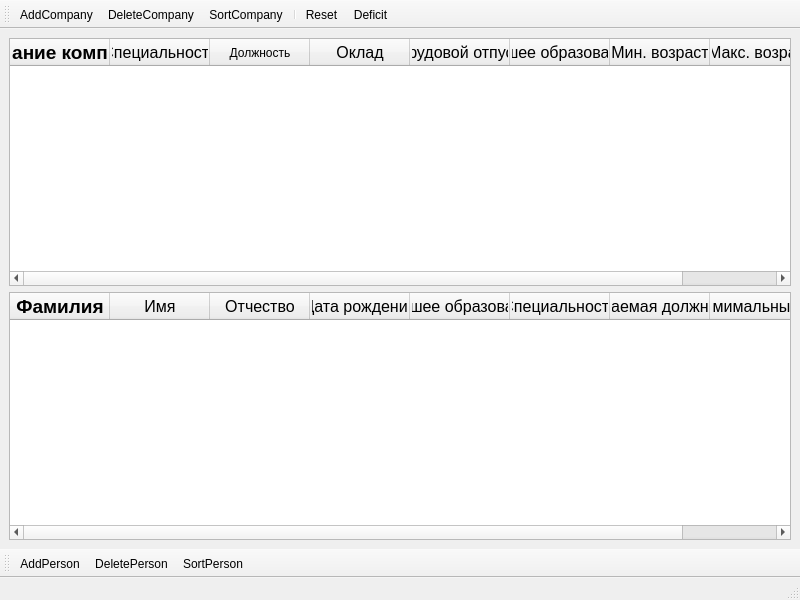
<?xml version="1.0" encoding="UTF-8"?>
<ui version="4.0">
 <class>MainWindow</class>
 <widget class="QMainWindow" name="MainWindow">
  <property name="geometry">
   <rect>
    <x>0</x>
    <y>0</y>
    <width>800</width>
    <height>600</height>
   </rect>
  </property>
  <property name="windowTitle">
   <string>Биржа труда</string>
  </property>
  <widget class="QWidget" name="centralwidget">
   <layout class="QGridLayout" name="gridLayout">
    <item row="1" column="1">
     <widget class="QTableWidget" name="tablePerson">
      <column>
       <property name="text">
        <string>Фамилия</string>
       </property>
       <property name="font">
        <font>
         <pointsize>14</pointsize>
         <bold>true</bold>
        </font>
       </property>
      </column>
      <column>
       <property name="text">
        <string>Имя</string>
       </property>
       <property name="font">
        <font>
         <pointsize>12</pointsize>
        </font>
       </property>
      </column>
      <column>
       <property name="text">
        <string>Отчество</string>
       </property>
       <property name="font">
        <font>
         <pointsize>12</pointsize>
        </font>
       </property>
      </column>
      <column>
       <property name="text">
        <string>Дата рождения</string>
       </property>
       <property name="font">
        <font>
         <pointsize>12</pointsize>
        </font>
       </property>
      </column>
      <column>
       <property name="text">
        <string>Высшее образование</string>
       </property>
       <property name="font">
        <font>
         <pointsize>12</pointsize>
        </font>
       </property>
      </column>
      <column>
       <property name="text">
        <string>Специальность</string>
       </property>
       <property name="font">
        <font>
         <pointsize>12</pointsize>
        </font>
       </property>
      </column>
      <column>
       <property name="text">
        <string>Желаемая должность</string>
       </property>
       <property name="font">
        <font>
         <pointsize>12</pointsize>
        </font>
       </property>
      </column>
      <column>
       <property name="text">
        <string>Минимимальный оклад</string>
       </property>
       <property name="font">
        <font>
         <pointsize>12</pointsize>
        </font>
       </property>
      </column>
     </widget>
    </item>
    <item row="0" column="1">
     <widget class="QTableWidget" name="tableCompany">
      <property name="gridStyle">
       <enum>Qt::SolidLine</enum>
      </property>
      <property name="sortingEnabled">
       <bool>false</bool>
      </property>
      <column>
       <property name="text">
        <string>Название компании</string>
       </property>
       <property name="font">
        <font>
         <pointsize>14</pointsize>
         <bold>true</bold>
        </font>
       </property>
       <property name="foreground">
        <brush brushstyle="NoBrush">
         <color alpha="255">
          <red>0</red>
          <green>0</green>
          <blue>0</blue>
         </color>
        </brush>
       </property>
      </column>
      <column>
       <property name="text">
        <string>Специальность</string>
       </property>
       <property name="font">
        <font>
         <pointsize>12</pointsize>
        </font>
       </property>
      </column>
      <column>
       <property name="text">
        <string>Должность</string>
       </property>
      </column>
      <column>
       <property name="text">
        <string>Оклад</string>
       </property>
       <property name="font">
        <font>
         <pointsize>12</pointsize>
        </font>
       </property>
      </column>
      <column>
       <property name="text">
        <string>Трудовой отпуск</string>
       </property>
       <property name="font">
        <font>
         <pointsize>12</pointsize>
        </font>
       </property>
      </column>
      <column>
       <property name="text">
        <string>Высшее образовавние</string>
       </property>
       <property name="font">
        <font>
         <pointsize>12</pointsize>
        </font>
       </property>
      </column>
      <column>
       <property name="text">
        <string>Мин. возраст</string>
       </property>
       <property name="font">
        <font>
         <pointsize>12</pointsize>
        </font>
       </property>
      </column>
      <column>
       <property name="text">
        <string>Макс. возраст</string>
       </property>
       <property name="font">
        <font>
         <pointsize>12</pointsize>
        </font>
       </property>
      </column>
     </widget>
    </item>
   </layout>
  </widget>
  <widget class="QStatusBar" name="statusbar"/>
  <widget class="QToolBar" name="toolCompany">
   <property name="windowTitle">
    <string>toolBar</string>
   </property>
   <attribute name="toolBarArea">
    <enum>TopToolBarArea</enum>
   </attribute>
   <attribute name="toolBarBreak">
    <bool>false</bool>
   </attribute>
   <addaction name="actionAddCompany"/>
   <addaction name="actionDeleteCompany"/>
   <addaction name="actionSortCompany"/>
   <addaction name="separator"/>
   <addaction name="actionReset"/>
   <addaction name="actionDefCompany"/>
  </widget>
  <widget class="QToolBar" name="toolPerson">
   <property name="windowTitle">
    <string>toolBar_2</string>
   </property>
   <attribute name="toolBarArea">
    <enum>BottomToolBarArea</enum>
   </attribute>
   <attribute name="toolBarBreak">
    <bool>false</bool>
   </attribute>
   <addaction name="actionAddPerson"/>
   <addaction name="actionDeletePerson"/>
   <addaction name="actionSortPerson"/>
  </widget>
  <action name="actionAddCompany">
   <property name="icon">
    <iconset resource="resourse.qrc">
     <normaloff>:/img/image/1709460043374.png</normaloff>:/img/image/1709460043374.png</iconset>
   </property>
   <property name="text">
    <string>AddCompany</string>
   </property>
   <property name="toolTip">
    <string>Добавить компанию в таблицу</string>
   </property>
   <property name="menuRole">
    <enum>QAction::NoRole</enum>
   </property>
  </action>
  <action name="actionDeleteCompany">
   <property name="icon">
    <iconset resource="resourse.qrc">
     <normaloff>:/img/image/1709473169011.png</normaloff>:/img/image/1709473169011.png</iconset>
   </property>
   <property name="text">
    <string>DeleteCompany</string>
   </property>
   <property name="toolTip">
    <string>Удалить выбранную компанию из таблицы</string>
   </property>
   <property name="menuRole">
    <enum>QAction::NoRole</enum>
   </property>
  </action>
  <action name="actionAddPerson">
   <property name="icon">
    <iconset resource="resourse.qrc">
     <normaloff>:/img/image/1709460043374.png</normaloff>:/img/image/1709460043374.png</iconset>
   </property>
   <property name="text">
    <string>AddPerson</string>
   </property>
   <property name="toolTip">
    <string>Добавить кандидата в таблицу</string>
   </property>
   <property name="menuRole">
    <enum>QAction::NoRole</enum>
   </property>
  </action>
  <action name="actionDeletePerson">
   <property name="icon">
    <iconset resource="resourse.qrc">
     <normaloff>:/img/image/1709473169011.png</normaloff>:/img/image/1709473169011.png</iconset>
   </property>
   <property name="text">
    <string>DeletePerson</string>
   </property>
   <property name="toolTip">
    <string>Удалить кандидата из таблицы</string>
   </property>
   <property name="menuRole">
    <enum>QAction::NoRole</enum>
   </property>
  </action>
  <action name="actionSortCompany">
   <property name="icon">
    <iconset resource="resourse.qrc">
     <normaloff>:/img/image/sort.png</normaloff>:/img/image/sort.png</iconset>
   </property>
   <property name="text">
    <string>SortCompany</string>
   </property>
   <property name="toolTip">
    <string>Сортировать компании по алфавиту</string>
   </property>
   <property name="menuRole">
    <enum>QAction::NoRole</enum>
   </property>
  </action>
  <action name="actionSortPerson">
   <property name="icon">
    <iconset resource="resourse.qrc">
     <normaloff>:/img/image/sort.png</normaloff>:/img/image/sort.png</iconset>
   </property>
   <property name="text">
    <string>SortPerson</string>
   </property>
   <property name="toolTip">
    <string>Сортировать фамилии кандидатов по алфавиту</string>
   </property>
   <property name="menuRole">
    <enum>QAction::NoRole</enum>
   </property>
  </action>
  <action name="actionReset">
   <property name="icon">
    <iconset resource="resourse.qrc">
     <normaloff>:/img/image/Antu_view-refresh.svg.png</normaloff>:/img/image/Antu_view-refresh.svg.png</iconset>
   </property>
   <property name="text">
    <string>Reset</string>
   </property>
   <property name="toolTip">
    <string>Сброс</string>
   </property>
   <property name="menuRole">
    <enum>QAction::NoRole</enum>
   </property>
  </action>
  <action name="actionDefCompany">
   <property name="text">
    <string>Deficit</string>
   </property>
   <property name="toolTip">
    <string>Дефицитные компании</string>
   </property>
   <property name="menuRole">
    <enum>QAction::NoRole</enum>
   </property>
  </action>
 </widget>
 <resources>
  <include location="resourse.qrc"/>
 </resources>
 <connections/>
</ui>
